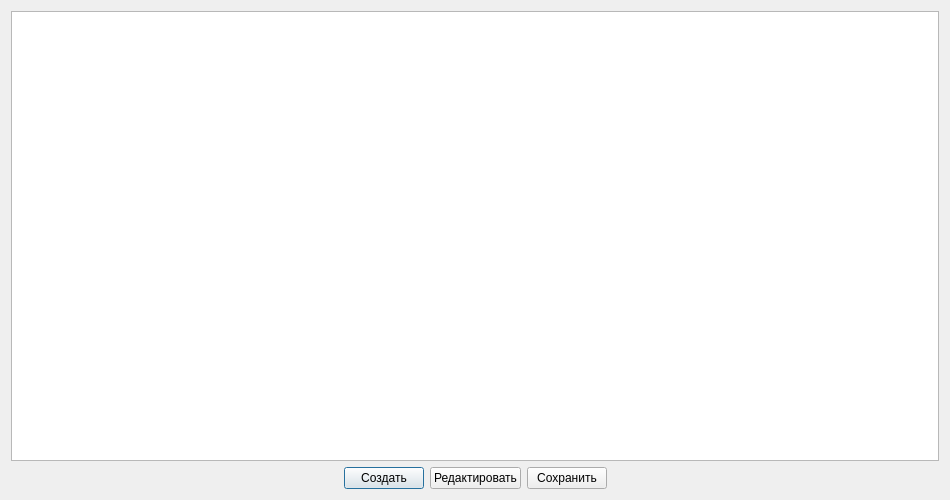
<?xml version="1.0" encoding="UTF-8"?>
<ui version="4.0">
 <class>SongListDialog</class>
 <widget class="QDialog" name="SongListDialog">
  <property name="geometry">
   <rect>
    <x>0</x>
    <y>0</y>
    <width>950</width>
    <height>500</height>
   </rect>
  </property>
  <property name="windowTitle">
   <string/>
  </property>
  <layout class="QGridLayout" name="gridLayout">
   <item row="0" column="0">
    <widget class="QTableView" name="tableView"/>
   </item>
   <item row="1" column="0">
    <layout class="QHBoxLayout" name="horizontalLayout">
     <item>
      <spacer name="horizontalSpacer">
       <property name="orientation">
        <enum>Qt::Horizontal</enum>
       </property>
       <property name="sizeHint" stdset="0">
        <size>
         <width>40</width>
         <height>20</height>
        </size>
       </property>
      </spacer>
     </item>
     <item>
      <widget class="QPushButton" name="btnCreate">
       <property name="text">
        <string>Создать</string>
       </property>
      </widget>
     </item>
     <item>
      <widget class="QPushButton" name="pushButton_change">
       <property name="text">
        <string>Редактировать</string>
       </property>
      </widget>
     </item>
     <item>
      <widget class="QPushButton" name="pushButton_2">
       <property name="text">
        <string>Сохранить</string>
       </property>
      </widget>
     </item>
     <item>
      <spacer name="horizontalSpacer_2">
       <property name="orientation">
        <enum>Qt::Horizontal</enum>
       </property>
       <property name="sizeHint" stdset="0">
        <size>
         <width>40</width>
         <height>20</height>
        </size>
       </property>
      </spacer>
     </item>
    </layout>
   </item>
  </layout>
 </widget>
 <resources/>
 <connections/>
</ui>
